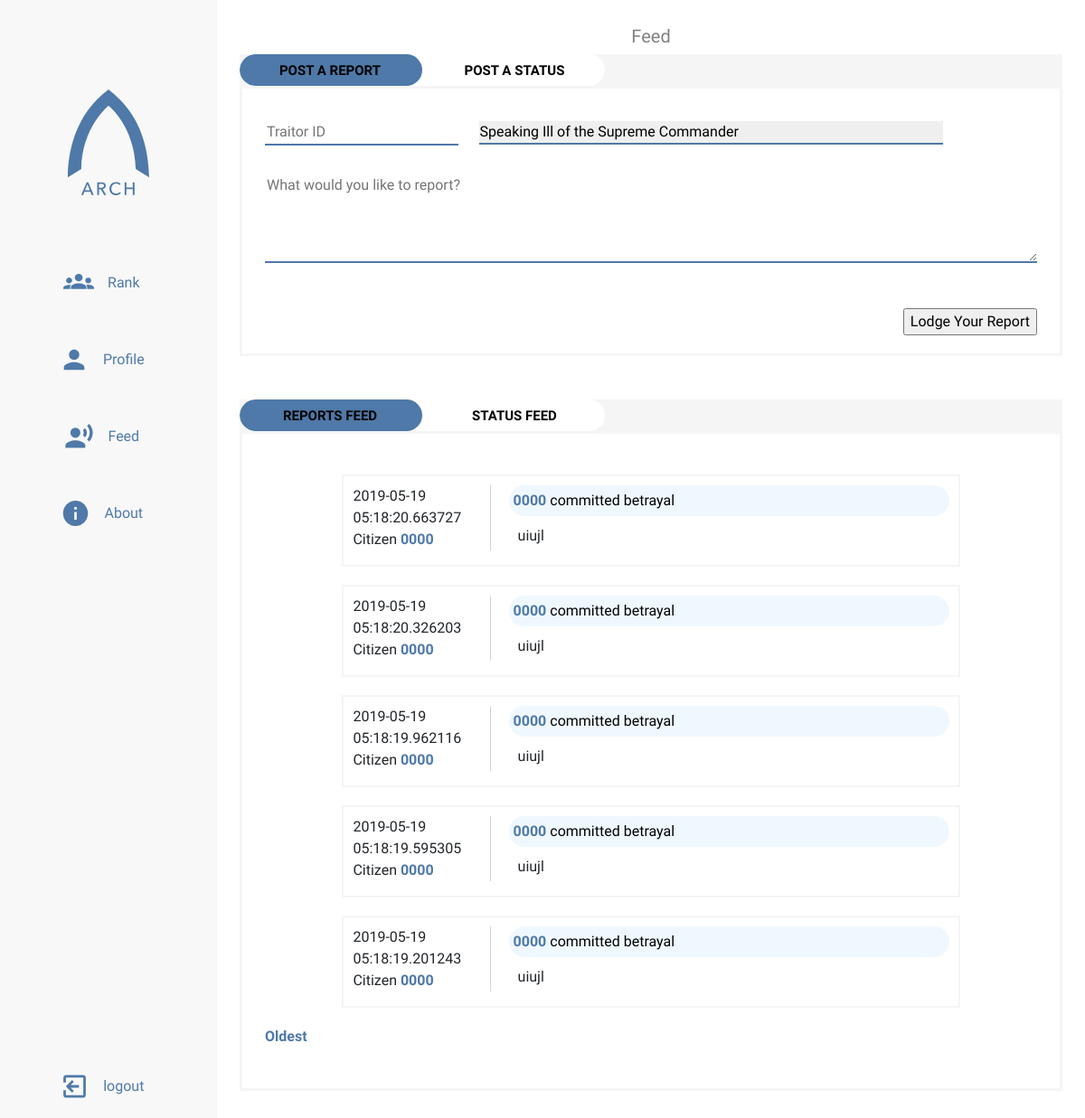
The page /feed (signed in) on the database its author committed.
### app/models.py (models this page shows, shortened)
class Report(db.Model):
    reporter_id = db.Column(db.String(12), db.ForeignKey('citizen.citizen_id'))
    reported_id = db.Column(db.String(12), db.ForeignKey('citizen.citizen_id'))
    report_id = db.Column(db.Integer, primary_key=True)
    time = db.Column(db.DateTime, index=True, default=datetime.utcnow)
    report_category = db.Column(db.String(64), default='betrayal')
    body = db.Column(db.String(140))

### app/routes.py (the view)
@app.route('/feed', methods=['GET', 'POST'])
@login_required
def feed():
    invalid_citizen = False
    submit_error = False
    status_page = request.args.get('status', 1, type=int)
    reports_page = request.args.get('reports', 1, type=int)
    form = CitizenReport(reporter=current_user.citizen_id)
    status_input = CitizenStatus()
    if form.validate_on_submit():
        reported = Citizen.query.filter_by(
            citizen_id=form.traitor.data).first()
        if reported is None:
            invalid_citizen = True
            return redirect(url_for('feed'))
        else:
            try:
                reported.score = reported.score + float(form.category.data)
                db.session.commit()
                new_report = Report(
                    reporter_id=current_user.citizen_id,
                    reported_id=reported.citizen_id,
                    report_id=gen_id(),
                    body=form.body.data)
                db.session.add(new_report)
                db.session.commit()
                print('Successful report submission')
            except Exception as score_error:
                print('Report submission error: ' + str(score_error))
    else:
        print('Report form validation error')
        print(form.errors)
    if status_input.validate_on_submit():
        try:
            current_citizen = Citizen.query.filter_by(
                citizen_id=current_user.citizen_id).first()
            current_citizen.score = current_citizen.score + float(
                status_input.status_category.data)
            db.session.commit()
            new_status = Status(
                citizen_id=current_user.citizen_id,
                status_id=gen_id(),
                body=status_input.status.data)
            db.session.add(new_status)
            db.session.commit()
            print('Status submission successful')
        except Exception as status_error:
            print('Status submission error: ' + str(status_error))
    else:
        print('Status form validation error')
        print(status_input.errors)
    reports = Report.query.order_by(
        Report.time.desc()).paginate(reports_page, 5, False)
    next_reports = url_for('feed', reports=reports.next_num) \
        if reports.has_next else None
    prev_reports = url_for('feed', reports=reports.prev_num) \
        if reports.has_prev else None
    all_status = Status.query.order_by(
        Status.timestamp.desc()).paginate(status_page, 5, False)
    next_statuses = url_for('feed', status=all_status.next_num) \
        if all_status.has_next else None
    prev_statuses = url_for('feed', status=all_status.prev_num) \
        if all_status.prev else None
    return render_template(
        'feed.html',
        title='Feed',
        form=form,
        reports=reports.items,
        status_input=status_input,
        statuses=all_status.items,
        next_reports=next_reports,
        prev_reports=prev_reports,
        next_status=next_statuses,
        prev_status=prev_statuses
    )

### app/forms.py
class CitizenReport(FlaskForm):
    traitor = StringField(
        "The Traitor's Citizen ID",
        render_kw={"placeholder": "Traitor ID"},
        validators=[DataRequired(), Length(min=4, max=8)])
    category = SelectField(
        'Type of Treason',
        render_kw={"placeholder": "Select an offense"},
        choices=offenses, validators=[DataRequired()])
    body = TextAreaField(
        'More about your report',
        render_kw={"placeholder": "What would you like to report?"})
    report_submit = SubmitField('Lodge Your Report')

class CitizenStatus(FlaskForm):
    status = TextAreaField(
        "What's on your mind?",
        render_kw={"placeholder": "What are you up to?"})
    status_category = SelectField(
        'Type of Activity',
        choices=activities,
        validators=[DataRequired()])
    status_submit = SubmitField('Submit Status')

### app/models.py (called while the page is built)
@login.user_loader
def get_user(citizen_id):
    return Citizen.query.get(citizen_id)

### app/templates/feed.html (shortened to what this page needs)
{% extends "sidebar-base.html" %}
{% block style %}
<link rel="stylesheet" type="text/css" href="{{ url_for('static', filename='styles/feed.css') }}">
{% endblock %}
{% block content %}
<div class="feedbox">
     <div class="container-fluid">
          <div id="formtabs" class="tab--slider">
               <ul id="formsections" class="tab--tabs">
                    <li class="tab-slider--trigger active" rel="report-tab">
                         Post a Report
                    </li>
                    <li class="tab-slider--trigger" rel="status-tab">
                         Post a Status
                    </li>
               </ul>
          </div>
          <div class="tab--container">
               <div id="report-tab" class="tab--body">
                    <form method="post">
                         <div class="form-actions">
                              <div class="form-actions--container">
                                   {{ form.traitor(size=8) }}
                                   {{ form.category }}
                              </div>
                         </div>
                         <div class="form-body">
                              {{ form.body(size=140) }}
                         </div>
                         <div class="form-button">
                              {{ form.report_submit() }}
                         </div>
                    </form>
               </div>
          </div>
     </div>
     <br>
     <br>
     <div class="container-fluid">
          <div id="mainfeed" class="tab--slider2">
               <ul id="main-tabs" class="tab--tabs2">
                    <li class="tab-slider--trigger2 active2" rel="recent-reports">
                         Reports Feed
                    </li>
                    <li class="tab-slider--trigger2" rel="recent-stats">
                         Status Feed
                    </li>
               </ul>
          </div>
          <div class="tab--container2">
               <div id="recent-reports" class="tab--body2">
                    {% for report in reports %}
                         <div class="feed-post container-fluid">
                              <div class="poster">
                                   <span>{{ report.time }}</span>
                                   <span>Citizen <a href="{{ url_for('profile', citizen_id=report.reporter_id) }}">{{ report.reporter_id }}</a></span>
                              </div>
                              <div class="post-main">
                                   <div class="post-chip">
                                        <a href="{{ url_for('profile', citizen_id=report.reported_id) }}">{{ report.reported_id }}</a> committed
                                        {{ report.report_category }}
                                   </div>
                                   <div class="post-body">
                                        {{ report.body }}
                                   </div>
                              </div>
                         </div>
                    {% endfor %}
                    <div class="paginate">
                         {% if next_reports %}
                              <a href="{{ next_reports }}">Oldest</a>
                         {% endif %}
                    </div>
               </div>
          </div>
     </div>
</div>
{% endblock content %}

### app/templates/sidebar-base.html (shortened to what this page needs)
{% extends "base.html" %}
{% block head %}
    <link rel="stylesheet" type="text/css" href="{{ url_for('static', filename='styles/sidebar.css') }}">
    {% block style %}{% endblock %}
{% endblock %}
{% block body %}
    <div class="grid-container">
        <div class="menu-icon">
        </div>
        <div class="title">
            <p>{{ title }}</p>
        </div>
        <aside class="sidenav">
        <ul class="sidenav-list ">
            <img id="nav-logo" src="{{ url_for('static', filename='assets/logotext.svg') }}" alt="Arch">
            <li class="nav-item"><a class="nav-link" href="{{ url_for('rank') }}">
                <img id="rank-icon" class="nav-icon icon" src="{{ url_for('static', filename='assets/rankicon.svg') }}">
                <p>Rank</p>
            </a></li>
            <li class="nav-item"><a class="nav-link" href="{{ url_for('profile_home') }}">
                <img id="profile-icon" class="nav-icon icon" src="{{ url_for('static', filename='assets/profileicon.svg') }}">
                <p>Profile</p>
            </a></li>
            <li class="nav-item"><a class="nav-link" href="{{ url_for('feed') }}">
                <img id="feed-icon" class="nav-icon icon" src="{{ url_for('static', filename='assets/feedicon.svg') }}">
                <p>Feed</p>
            </a></li>
            <li class="nav-item"><a class="nav-link" href="{{ url_for('about') }}">
                    <img id="about-icon" class="nav-icon icon" src="{{ url_for('static', filename='assets/infoicon.svg') }}">
                    <p>About</p>
            </a></li>
            <li class="nav-item nav-log">
            {% if current_user.is_anonymous %}
                <a class="nav-link" href="{{ url_for('login') }}">
                    <img id="login-icon" class="nav-icon icon" src="{{ url_for('static', filename='assets/loginicon.svg') }}">
                    <p>Login</p>
                </a>
            {% else %}
            <a class="nav-link" href="{{ url_for('logout') }}">
                <img id="logout-icon" class="nav-icon icon" src="{{ url_for('static', filename='assets/logouticon.svg') }}">
                <p>logout</p>
            </a>
            {% endif %}
            </li>
            </ul>
        </aside>
        <div class="main">
            {% block content %} {% endblock content %}
        </div>
    </div>
{% endblock %}

### app/templates/base.html (shortened to what this page needs)
<html lang="en">
    <head>
        <link rel="stylesheet" href="https://stackpath.bootstrapcdn.com/bootstrap/4.3.1/css/bootstrap.min.css">
        <link rel="stylesheet" type="text/css" href="{{ url_for('static', filename='styles/main.css') }}">
        {% block head %} {% endblock %}
    </head>
</html>
<body>
    {% block body %}{% endblock %}
</body>

### app/static/styles/main.css (style rules this page uses)
body { font-family: 'Questrial', sans-serif; overflow-x: hidden; margin: 0; padding: 0; box-sizing: border-box; }

### app/static/styles/sidebar.css (style rules this page uses)
.grid-container { display: grid; grid-template-columns: 1fr; grid-template-rows: 50px 1fr; grid-template-areas: "header" "main"; height: 100vh; }
.title { grid-area: header; justify-self: center; margin-top: 25px; font-size: 20px; color: #808080; }
.main { padding: 10px; grid-area: main; overflow-y: auto; overflow-x: hidden; }
.menu-icon { position: fixed; display: flex; top: 5px; left: 10px; align-items: center; justify-content: center; z-index: 1; cursor: pointer; padding: 12px; color: #4e79a8; }
.sidenav { grid-area: nav; display: flex; flex-direction: column; height: 100%; width: 100vw; position: fixed; overflow-y: auto; transform: translateX(-100vw); transition: all .4s ease-in-out; background-color: #f8f8f8; z-index: 3; }
.sidenav-list { padding: 0; margin: 0; list-style: none; }
@media only screen and (min-width: 750px) { .grid-container { grid-template-columns: 240px 1fr; grid-template-areas: "nav header" "nav main"; } }
@media only screen and (min-width: 750px) { .sidenav { width: 240px; position: relative; transform: translateX(0); } }
.sidenav ul { display: flex; align-items: center; flex-direction: column; height: 100vh; }
#nav-logo { width: 90px; margin-bottom: 5vh; margin-top: 8vh; }
.nav-item { width: 70%; margin-bottom: 15px; }
.nav-link { display: flex; justify-content: center; margin: 0; color: #4e79a8; height: 70px; }
.nav-icon { width: calc(10% + 20px); float: left; }
.nav-link p { margin: 15px; font-weight: lighter; }
.nav-log { margin-top: auto; margin-bottom: 0; }

### rows shown on the page
Report: time "2019-05-19 05:18:20.663727", reporter_id "0000", reported_id "0000", report_category "betrayal", body "uiujl"
Report: time "2019-05-19 05:18:20.326203", reporter_id "0000", reported_id "0000", report_category "betrayal", body "uiujl"
Report: time "2019-05-19 05:18:19.962116", reporter_id "0000", reported_id "0000", report_category "betrayal", body "uiujl"
Report: time "2019-05-19 05:18:19.595305", reporter_id "0000", reported_id "0000", report_category "betrayal", body "uiujl"
Report: time "2019-05-19 05:18:19.201243", reporter_id "0000", reported_id "0000", report_category "betrayal", body "uiujl"

### other values the page prints
{{ title }} "Feed"
